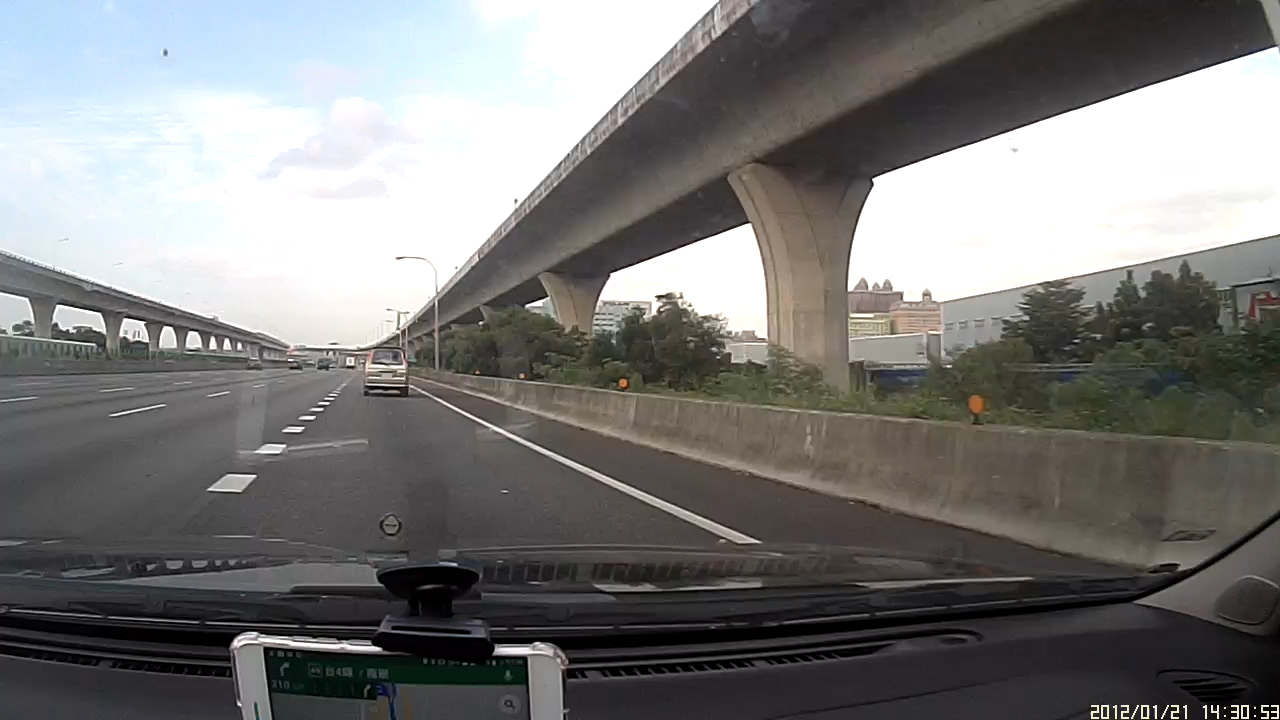
#> input picture _4.python/opencv/__new/road.jpg, 1280 x 720 px, given in place of star_silver.png, which was not available
$ python opencv32_Hough.py
#> lines starting #> are read from the running program, lines starting #| are printed output that depends on the picture; after the words box and inside, x2 and y2 are one past the last pixel; in counts of white or black regions, pixels touching at a corner belong together; pictures that were not available may be replaced by others from this repository, and a replacement may not be noted
### _4.python/opencv/opencv_common.py
# OpenCV 共同
# from opencv_common import *

import cv2

print("------------------------------------------------------------")  # 60個

# 共同
import os
import sys
import time
import math
import random
import numpy as np
import pandas as pd
import matplotlib.pyplot as plt

# import seaborn as sns  # 海生, 自動把圖畫得比較好看

font_filename = "D:/_git/vcs/_1.data/______test_files1/_font/msch.ttf"
# 設定中文字型及負號正確顯示
# 設定中文字型檔
plt.rcParams["font.sans-serif"] = "Microsoft JhengHei"  # 將字體換成 Microsoft JhengHei
# 設定負號
plt.rcParams["axes.unicode_minus"] = False  # 讓負號可正常顯示
plt.rcParams["font.size"] = 12  # 設定字型大小


def show():
    # pass
    plt.tight_layout()  # 緊密排列，並填滿原圖大小
    plt.show()


# [5 lines left out: function cvshow, not called in this run]


print("------------------------------------------------------------")  # 60個

from PIL import Image
from PIL import ImageFont
from PIL import ImageDraw

print("------------------------------------------------------------")  # 60個

ESC = 27
SPACE = 32
ENTER = 13
width, height = 640, 480  # 影像寬, 影像高
maxval = 255  # 定義像素最大值, 閾值

print("------------------------------------------------------------")  # 60個

filename1 = "D:/_git/vcs/_1.data/______test_files1/picture1.jpg"
filename2 = "D:/_git/vcs/_1.data/______test_files1/elephant.jpg"
filename3 = "D:/_git/vcs/_4.python/opencv/data/lena_color.jpg"
filename4a = "D:/_git/vcs/_4.python/opencv/data/ims_640X480.bmp"
filename4b = "D:/_git/vcs/_4.python/opencv/data/ims_320X240.jpg"
filename_rgb = "D:/_git/vcs/_4.python/opencv/data/rgb512.bmp"

filename_lena_color = "D:/_git/vcs/_4.python/opencv/data/lena_color.jpg"
filename_lena_gray = "D:/_git/vcs/_4.python/opencv/data/lena_gray.bmp"
filename_barbara = "D:/_git/vcs/_4.python/opencv/data/barbara.bmp"
filename_gray = "D:/_git/vcs/_4.python/opencv/data/threshold/gray_scale.jpg"

filename_star_white = "D:/_git/vcs/_4.python/opencv/data/_shape/star_white.bmp"
filename_star_blue = "D:/_git/vcs/_4.python/opencv/data/_shape/star_blue.bmp"
filename_star_silver = "D:/_git/vcs/_4.python/opencv/data/_shape/star_silver.bmp"

video_filename = "D:/_git/vcs/_4.python/opencv/data/_video/spiderman.mp4"

print("------------------------------------------------------------")  # 60個

# OpenCV_顏色共同
RED = (0, 0, 255)  # B G R
GREEN = (0, 255, 0)  # B G R
BLUE = (255, 0, 0)  # B G R
CYAN = (255, 255, 0)  # B G R
MAGENTA = (255, 0, 255)  # B G R
YELLOW = (0, 255, 255)  # B G R
BLACK = (0, 0, 0)  # B G R
WHITE = (255, 255, 255)  # B G R
GRAY = (128, 128, 128)  # B G R
MAROON = (0, 0, 128)  # 栗色, Maroon
OLIVE = (0, 128, 128)  # 橄欖綠, Olive
LIME = (0, 128, 0)  # 綠色, Green
TEAL = (128, 128, 0)  # 藍綠色, Teal
NAVY = (128, 0, 0)  # 藏青色, Navy
PURPLE = (128, 0, 128)  # 紫色, Purple
SILVER = (192, 192, 192)  # 銀色, Silver
colors = [
    RED,
    GREEN,
    BLUE,
    CYAN,
    MAGENTA,
    YELLOW,
    GRAY,
    MAROON,
    OLIVE,
    LIME,
    TEAL,
    NAVY,
    PURPLE,
    SILVER,
]  # 14個
NN = 14

# BGR
color = [
    (0, 0, 255),  # 紅色, Red
    (0, 255, 0),  # 草綠色, Lime
    (255, 0, 0),  # 藍色, Blue
    (0, 255, 255),  # 黃色, Yellow
    (255, 0, 255),  # 品紅色, Fuchsia Magenta
    (255, 255, 0),  # 青色或水色, Cyan / Aqua
    (0, 0, 0),  # 黑色, Black
    (255, 255, 255),  # 白色, White
    (0, 0, 128),  # 栗色, Maroon
    (0, 128, 128),  # 橄欖綠, Olive
    (0, 128, 0),  # 綠色, Green
    (128, 128, 0),  # 藍綠色, Teal
    (128, 0, 0),  # 藏青色, Navy
    (128, 0, 128),  # 紫色, Purple
    (192, 192, 192),  # 銀色, Silver
    (128, 128, 128),  # 灰色, Gray
]

print("------------------------------------------------------------")  # 60個


# [10 lines left out: function drawText, not called in this run]


print("------------------------------------------------------------")  # 60個

### _4.python/opencv/opencv32_Hough.py
"""
霍夫變換

cv2.HoughLines()
cv2.HoughLinesP()
cv2.HoughCircles()

# 參數使用
# 尋找霍夫直線
lines = cv2.HoughLines(edges, 1, np.pi/180, 180)
edges：经过图像边缘处理后的图像
1：像素之间的距离为1
np.pi/180：直线角度范围，2pi/(pi/180) = 360°
180：一条预选直线上的最少像素点个数
注意：
如果距离是1，180个像素即可生成直线，
如果距离是2，至少360个像素才可以生成直线。

霍夫直线的返回参数
cv2.HoughLines 的返回参数 line == [\rho ,\Theta ]，
其中，第一个参数表示图像原点距离直线的长度，第二个参数表示沿着x轴的角度大小。
如下图所示，首先通过 cv.HoughLines 得到 line，
此时已经确定了直线的位置，然后需要确定直线上的两个坐标点来充当 cv.line 的输入参数，
最后，在源图像上通过 cv.line 来绘制直线。

cv2.HoughLines的返回参数
# 延长直线的长度，保证在整幅图像上绘制直线
前面讲到， 霍夫直线值仅仅返回两个参数，并不会直接返回直线上的坐标点，
我们在选取直线坐标点的时候，需要尽量选取图像外部的点（即负数），
这样才会过整幅图像绘制直线。
"""

from opencv_common import *

print("------------------------------------------------------------")  # 60個
print("------------------------------------------------------------")  # 60個


def get_edge(img):
    img_gray = cv2.cvtColor(img, cv2.COLOR_BGR2GRAY)  # 彩色轉灰階
    img_gray = cv2.GaussianBlur(img_gray, (13, 13), 0)  # 高斯模糊
    edges = cv2.Canny(img_gray, 50, 150)  # 邊緣偵測
    return edges


def get_roi(img):
    mask = np.zeros_like(img)  # 全黑遮罩 # 建立相同大小的黑圖
    points = np.array([[[146, 539], [781, 539], [515, 417], [296, 397]]])  # 建立多邊形座標
    cv2.fillPoly(mask, points, 255)  # 多邊三角形
    roi = cv2.bitwise_and(img, mask)
    return roi


def draw_lines(img, lines):  # 建立自訂函式
    for line in lines:
        points = line.reshape(
            4,
        )  # 降成一維 shape = (4,)
        x1, y1, x2, y2 = points  # 取出直線座標
        cv2.line(img, (x1, y1), (x2, y2), RED, 3)  # 繪製直線
    return img  # 回傳繪製直線後的影像


# [39 lines left out: functions get_avglines, get_sublines, not called in this run]


print("------------------------------------------------------------")  # 60個
# cv2.HoughLines ST
print("------------------------------------------------------------")  # 60個

# cv2.HoughLines 直線檢測

filename = "D:/_git/vcs/_4.python/opencv/data/_Hough/tennis_court.jpg"
filename = "D:/_git/vcs/_4.python/opencv/data/_shape/star_silver.png"  # 五角銀星

# 影像前處理
img_original = cv2.imread(filename)  # 彩色讀取
#> img_original is the input picture: shape (720, 1280, 3); mean B, G, R 121.2, 122.3, 122.5
img_color1 = cv2.imread(filename)  # 彩色讀取
img_color2 = cv2.imread(filename)  # 彩色讀取

img_gray = cv2.cvtColor(img_color1, cv2.COLOR_BGR2GRAY)  # 轉灰階
# Canny邊緣檢測，减少图像空间中需要检测的点数量
edges = cv2.Canny(img_gray, 50, 150, apertureSize=3)
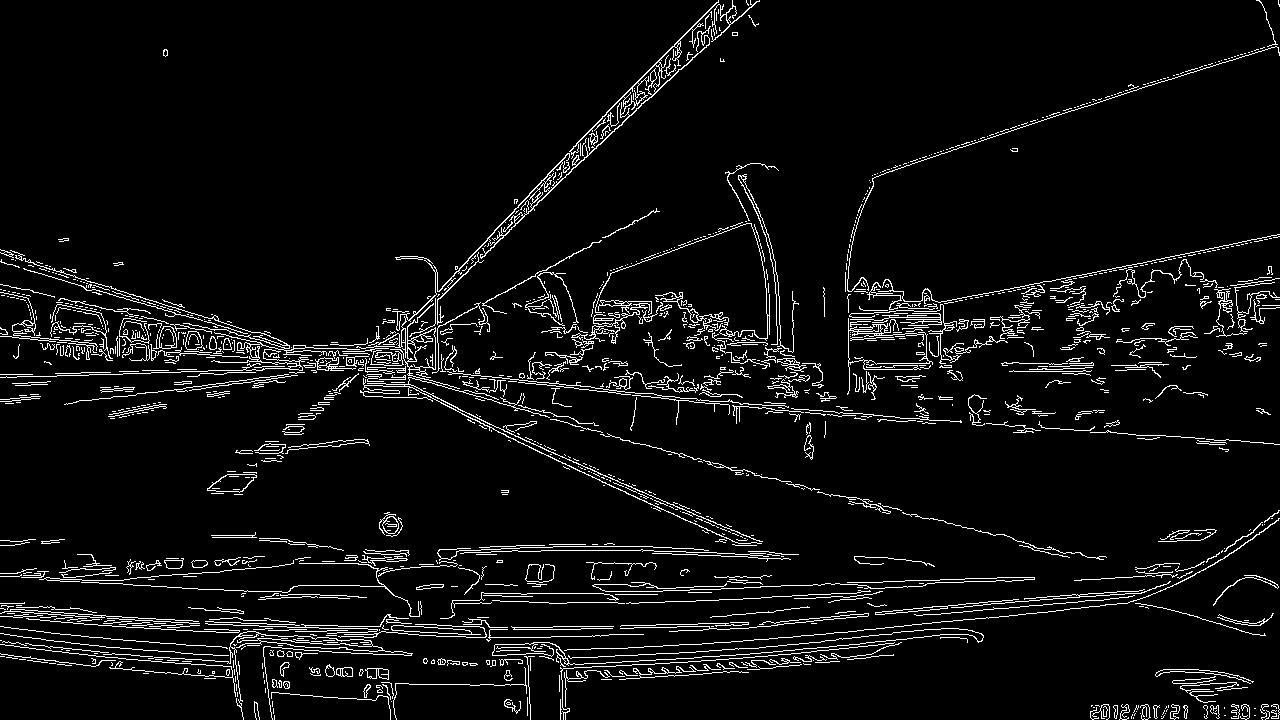
#> edges: shape (720, 1280); 5.5% white in thin lines or dots
# edges = cv2.Canny(img_gray, 50, 200)
# edges = cv2.Canny(img_gray, 100, 200)
# edges = cv2.Canny(img_gray, 200, 200)

print("------------------------------")  # 30個
# cv2.HoughLines()

# 尋找霍夫直線, 檢測直線
lines = cv2.HoughLines(edges, 1, np.pi / 180, 140)
#> lines = 755 rows, first 8: [335, 1.66], [337, 1.66], [508, 0.785], [609, 1.62], [323, 1.68], [326, 1.68], [353, 1.64], [515, 0.785]
# lines = cv2.HoughLines(edges, 1, np.pi / 180, 150)
# lines = cv2.HoughLines(edges, 1, np.pi / 180, 180)
# lines = cv2.HoughLines(edges, 1, np.pi / 180, 220)
print("共找到 :", len(lines), "條直線")
#| 共找到 : 755 條直線

# 繪製霍夫直線 在 img_color1 上
# 沿着左上角的原点，作目标直线的垂线得到长度和角度
index = 0
for line in lines:
    # print(line)
    # print(line[0])
    rho, theta = line[0]
    # 得到目标直线上的点
    x0 = rho * np.cos(theta)
    y0 = rho * np.sin(theta)

    # 延长直线的长度，保证在整幅图像上绘制直线
    R = 1000
    x1 = int(x0 + R * (-np.sin(theta)))
    y1 = int(y0 + R * (np.cos(theta)))
    x2 = int(x0 - R * (-np.sin(theta)))
    y2 = int(y0 - R * (np.cos(theta)))
    cv2.line(img_color1, (x1, y1), (x2, y2), GREEN, 5)
    # cv2.line(img_color1, (x1, y1), (x2, y2), colors[index%6], 5)
    index += 1
#> this loop made 755 passes
#> (rho, theta, x0, y0, x1, y1, x2, y2) on passes 1 to 3: (335, 1.66, -29.2, 333.7, -1025, 246, 966, 420), (337, 1.66, -29.37, 335.7, -1025, 248, 966, 422), (508, 0.785, 359.2, 359.2, -347, 1066, 1066, -347)
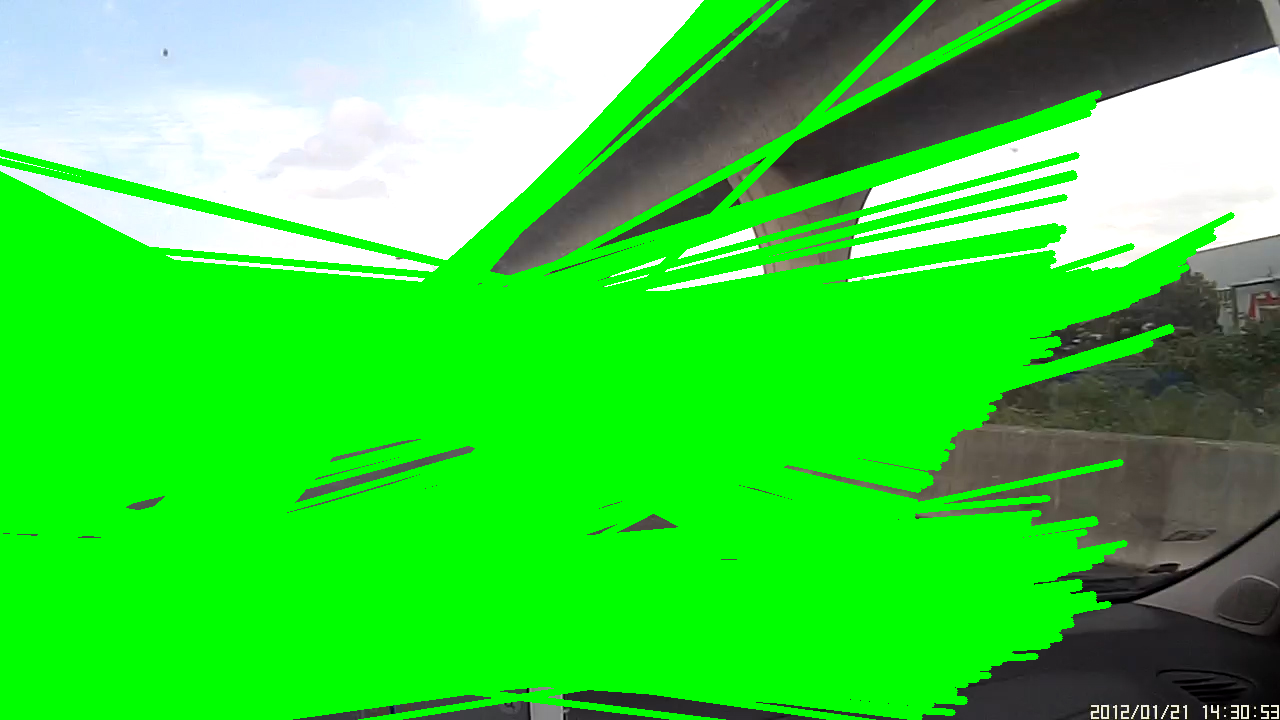
#> img_color1: shape (720, 1280, 3); mean B, G, R 66, 211.3, 64.5
#> after the loop, index = 755


print("------------------------------")  # 30個
# cv2.HoughLinesP()

# 尋找霍夫直線
rho = 1  # 距离分辨率
theta = np.pi / 180  # 角度分辨率
threshold = 50  # 霍夫空间中多少个曲线相交才算作正式交点
min_line_len = 10  # 最少多少个像素点才构成一条直线
max_line_gap = 100  # 线段之间的最大间隔像素
lines = cv2.HoughLinesP(
    edges, rho, theta, threshold, minLineLength=min_line_len, maxLineGap=max_line_gap
)
#> lines = 387 rows, first 6: [86, 345, 1032, 428], [59, 664, 719, 4], [42, 345, 1033, 432], [729, 399, 1225, 442], [65, 665, 656, 624], [64, 664, 723, 5]
print("共找到 :", len(lines), "條直線")
#| 共找到 : 387 條直線

# 繪製霍夫直線 在 img_color2 上
for line in lines:
    # print(line)
    x1, y1, x2, y2 = line[0]
    cv2.line(img_color2, (x1, y1), (x2, y2), GREEN, 5)
#> this loop made 387 passes
#> line on passes 26 to 28: [[313, 345, 979, 641]], [[428, 301, 1259, 301]], [[6, 331, 911, 379]]

print("------------------------------")  # 30個

plt.subplot(311)
plt.imshow(cv2.cvtColor(img_original, cv2.COLOR_BGR2RGB))
plt.title("原圖")

plt.subplot(312)
plt.imshow(cv2.cvtColor(img_color1, cv2.COLOR_BGR2RGB))
plt.title("尋找霍夫直線 HoughLines")

plt.subplot(313)
plt.imshow(cv2.cvtColor(img_color2, cv2.COLOR_BGR2RGB))
plt.title("尋找霍夫直線 HoughLinesP")

show()

print("------------------------------------------------------------")  # 60個
# cv2.HoughLines SP
print("------------------------------------------------------------")  # 60個


print("------------------------------------------------------------")  # 60個
# cv2.HoughLinesP ST
print("------------------------------------------------------------")  # 60個


print("------------------------------------------------------------")  # 60個
print("------------------------------------------------------------")  # 60個

filename = "data/_Hough/lane.jpg"

img_color2 = cv2.imread(filename)  # 彩色讀取
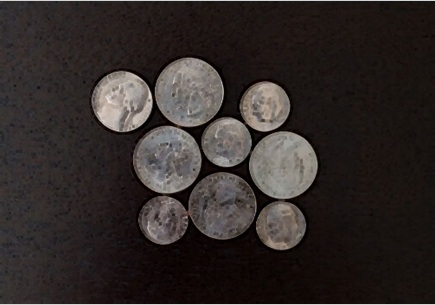
#> input picture _4.python/__code/科班出身的AI人必修課：OpenCV影像處理/ch17/coins.png, 436 x 305 px, given in place of lane.jpg, which was not available
#> img_color2 is the input picture: shape (305, 436, 3); mean B, G, R 41, 43, 49.7
# 高斯模糊，Canny边缘检测需要的
img_gray = cv2.GaussianBlur(img_color2, (5, 5), 0)  # 執行高斯模糊化
#> img_gray: shape (305, 436, 3)
# Canny邊緣檢測，减少图像空间中需要检测的点数量
edges = cv2.Canny(img_gray, 50, 150)
#> edges: shape (305, 436); 3.8% white in thin lines or dots

plt.figure("霍夫變換 HoughLinesP", figsize=(10, 8))

plt.subplot(131)
plt.imshow(cv2.cvtColor(img_color2, cv2.COLOR_BGR2RGB))
plt.title("原圖")

# 尋找霍夫直線
rho = 1  # 距离分辨率
theta = np.pi / 180  # 角度分辨率
threshold = 10  # 霍夫空间中多少个曲线相交才算作正式交点
min_line_len = 10  # 最少多少个像素点才构成一条直线
max_line_gap = 50  # 线段之间的最大间隔像素
lines = cv2.HoughLinesP(edges, rho, theta, threshold, maxLineGap=max_line_gap)
print("共找到 :", len(lines), "條直線")
#| 共找到 : 141 條直線

# 畫在相同大小的黑圖上
result = np.zeros_like(edges)  # 建立相同大小的黑圖
for line in lines:
    # print(line)
    for x1, y1, x2, y2 in line:
        cv2.line(result, (x1, y1), (x2, y2), 255, 1)
#> this loop made 141 passes
#> line on passes 1 to 8: [[0, 303, 434, 303]], [[434, 302, 434, 1]], [[0, 1, 433, 1]], [[109, 74, 154, 242]], [[91, 101, 303, 214]], [[167, 244, 290, 108]], [[147, 161, 271, 248]], [[115, 131, 288, 116]]
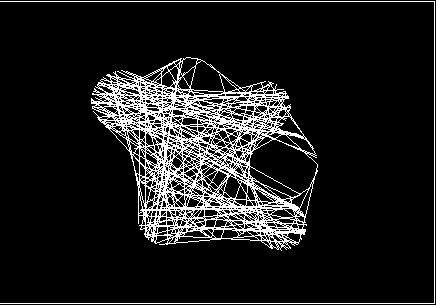
#> result: shape (305, 436); 11.4% white in thin lines or dots

# 畫在原圖上
# 繪製霍夫直線 在 img_color2 上
for line in lines:
    # print(line)
    x1, y1, x2, y2 = line[0]
    cv2.line(img_color2, (x1, y1), (x2, y2), GREEN, 5)
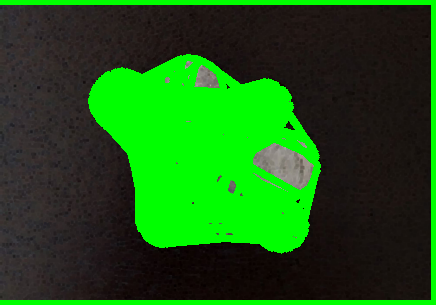
#> img_color2: shape (305, 436, 3); mean B, G, R 18.9, 89.8, 24.8

plt.subplot(132)
plt.imshow(cv2.cvtColor(result, cv2.COLOR_BGR2RGB))
plt.title("霍夫變換 HoughLinesP\n等大黑圖畫線")

plt.subplot(133)
plt.imshow(cv2.cvtColor(img_color2, cv2.COLOR_BGR2RGB))
plt.title("霍夫變換 HoughLinesP\n原圖畫線")

show()

print("------------------------------------------------------------")  # 60個
print("------------------------------------------------------------")  # 60個

filename_road = "D:/_git/vcs/_4.python/opencv/data/_Hough/road.jpg"

img_color2 = cv2.imread(filename_road)

edges = get_edge(img_color2)  # Canny邊緣檢測

roi = get_roi(edges)  # 取得 ROI
#> in get_roi, `roi = cv2.bitwise_and(img, mask)`:
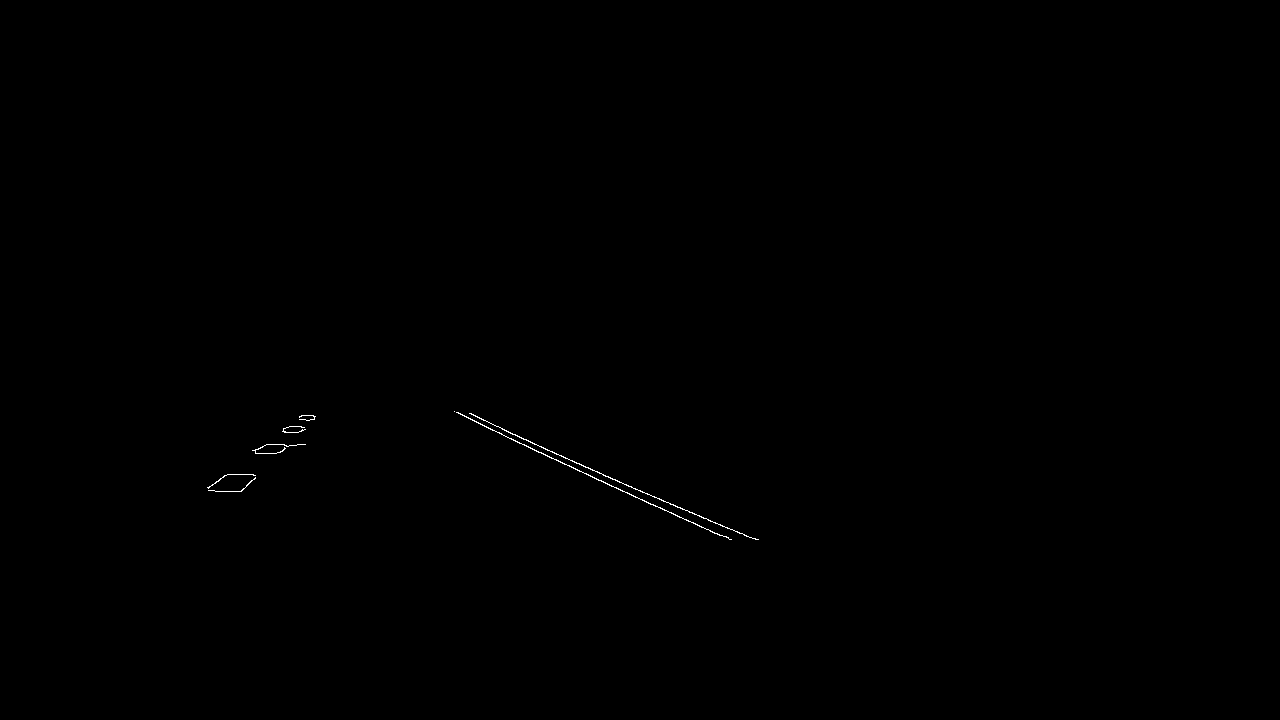
#> roi: shape (720, 1280); 0.12% white in thin lines or dots, all inside (x1, y1, x2, y2) = (207, 411, 759, 540)

# 尋找霍夫直線
rho = 3  # 距离分辨率
theta = np.pi / 180  # 角度分辨率
threshold = 60  # 霍夫空间中多少个曲线相交才算作正式交点
min_line_len = 40  # 最少多少个像素点才构成一条直线
max_line_gap = 50  # 线段之间的最大间隔像素
lines = cv2.HoughLinesP(
    image=roi,  # Hough 轉換取得線段座標陣列
    rho=rho,
    theta=theta,
    threshold=threshold,
    minLineLength=min_line_len,
    maxLineGap=max_line_gap,
)
print("共找到 :", len(lines), "條直線")
#| 共找到 : 7 條直線

if lines is not None:  # 如果有找到線段
    img_color2 = draw_lines(img_color2, lines)  # 在原圖繪製線段
#> the loop in draw_lines, `for line in lines:` made 7 passes
#> line on passes 1 to 7: [[556, 454, 756, 539]], [[511, 439, 590, 475]], [[470, 413, 547, 450]], [[454, 411, 719, 535]], [[208, 488, 302, 415]], [[490, 429, 655, 506]], [[238, 491, 315, 416]]
else:
    print("偵測不到直線線段")

plt.imshow(cv2.cvtColor(img_color2, cv2.COLOR_BGR2RGB))
plt.title("顯示直線線段圖")
show()

print("------------------------------------------------------------")  # 60個
print("------------------------------------------------------------")  # 60個

# add_collection 只能用 ax

# 使用HoughLinesP()檢驗圖形中的直線
img_gray = cv2.imread("data/_Hough/building.jpg", cv2.IMREAD_GRAYSCALE)
#> img_gray: shape (305, 436)

# Canny邊緣檢測，减少图像空间中需要检测的点数量
edges = cv2.Canny(img_gray, 100, 255)
#> edges: shape (305, 436); 4% white in thin lines or dots

# 尋找霍夫直線
rho = 1  # 距离分辨率
theta = np.pi / 180  # 角度分辨率
threshold = 96  # 霍夫空间中多少个曲线相交才算作正式交点
min_line_len = 33  # 最少多少个像素点才构成一条直线
max_line_gap = 4  # 线段之间的最大间隔像素
lines = cv2.HoughLinesP(
    edges,
    rho,
    theta=np.deg2rad(0.1),
    threshold=threshold,
    minLineLength=min_line_len,
    maxLineGap=max_line_gap,
)
print("共找到 :", len(lines), "條直線")
#| 共找到 : 3 條直線

fig, (ax1, ax2) = plt.subplots(1, 2, figsize=(10, 6))  # 1X2 子圖

# ax1.imshow(img_gray, cmap="gray") # 灰階顯示 same
# ax2.imshow(img_gray, cmap="gray") # 灰階顯示 same
ax1.imshow(cv2.cvtColor(img_gray, cv2.COLOR_BGR2RGB))
ax2.imshow(cv2.cvtColor(img_gray, cv2.COLOR_BGR2RGB))

# 使用LineCollection顯示大量曲線
from matplotlib import collections as mc

lines = lines.reshape(-1, 2, 2)
line_collection = mc.LineCollection(lines, colors="r", linewidths=1)
ax2.add_collection(line_collection)
ax2.axis("off")

show()
#> in show (call 4), `plt.show()`:
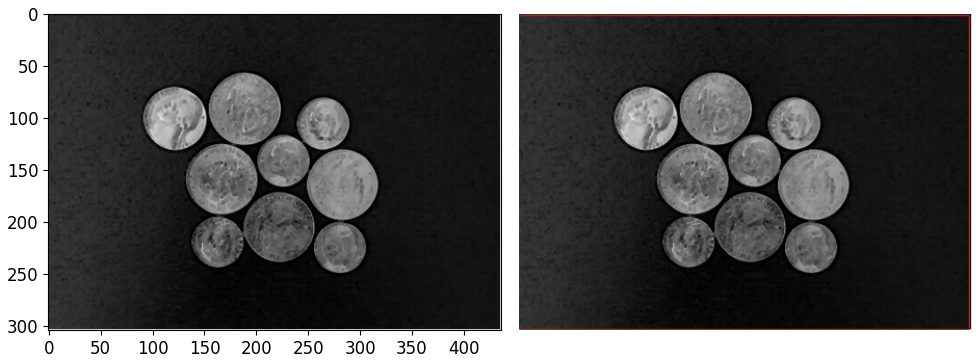
#> figure drawn by matplotlib, 2 panels

print("------------------------------------------------------------")  # 60個
# cv2.HoughLinesP SP
print("------------------------------------------------------------")  # 60個


print("------------------------------------------------------------")  # 60個
# cv2.HoughCircles ST
print("------------------------------------------------------------")  # 60個

img_gray = cv2.imread("data/_Hough/chess.jpg", cv2.IMREAD_GRAYSCALE)  # 灰階

img_color = cv2.imread("data/_Hough/chess.jpg", -1)  # 彩色

#> (the run stopped early here; a loop or call above may not have finished)
